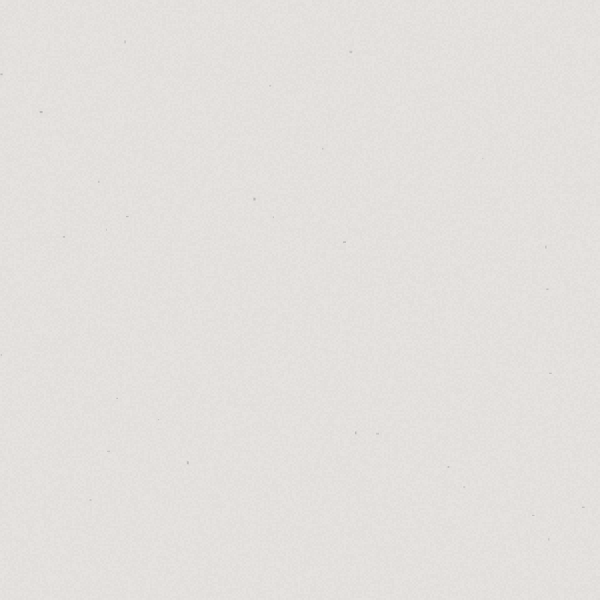
Frame 1 (no input)
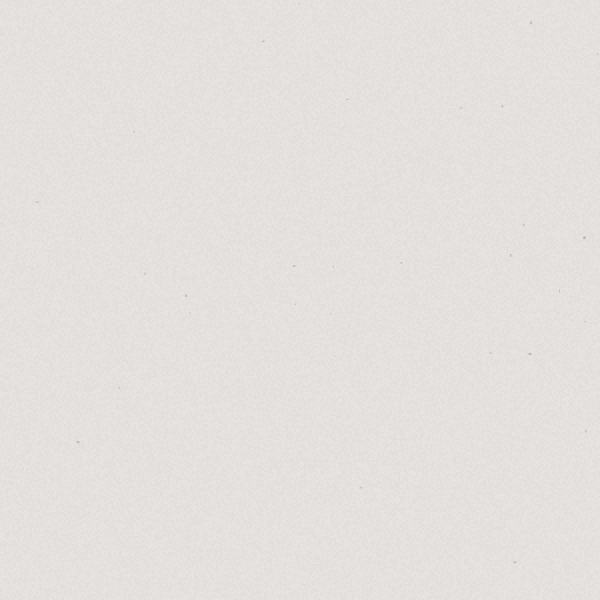
Frame 2 (the mouse pressed at the canvas centre, redrawn once)

The Processing sketch that drew these frames (run headless with seeded random() and noise(); the mouse was pressed at the canvas centre and the sketch redrawn once):

// Processing sketch: paper
// ── paper.pde
//
// Controls:
// MouseClick  - redraw 
//
//
/////////////////////////////////////////////////

void setup() {
  size(600, 600);
  colorMode(HSB, 100, 100, 100);
  noLoop();
  noStroke();
}

void draw() {
  background(10, 3, 90);
  paper(30);  // normal value
}


void paper(int in_val) {
  noStroke();
  for (int i = 0; i<width-1; i+=2) {
    for (int j = 0; j<height-1; j+=2) {
      fill(random(85-10, 85+10), in_val);
      rect(i, j, 2, 2);
    }
  }

  for (int i = 0; i<30; i++) {
    fill(random(40, 60), random(in_val*2.5, in_val*3));
    rect(random(0, width-2), random(0, height-2), random(1, 3), random(1, 3));
  }
}
